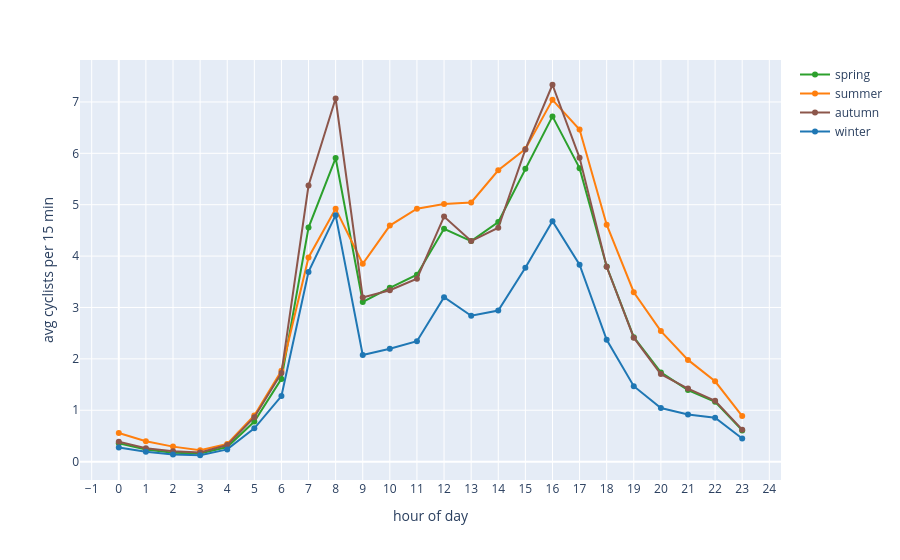

The notebook cell this image was saved under:
### Code cell
season_map = {12:"winter",1:"winter",2:"winter",3:"spring",4:"spring",5:"spring",6:"summer",7:"summer",8:"summer",9:"autumn",10:"autumn",11:"autumn"}
df_s = df.copy()
df_s["season"] = df_s["month"].map(season_map)
seasonal = df_s.groupby(["season","hour"])["count"].mean().reset_index()
fig = px.line(
        seasonal, x="hour", y="count", color="season",
        markers=True,
        labels={"hour":"hour of day","count":"avg cyclists per 15 min","season":""},
        color_discrete_map={"spring":"#2ca02c","summer":"#ff7f0e",
                            "autumn":"#8c564b","winter":"#1f77b4"},
        category_orders={"season":["spring","summer","autumn","winter"]},
)
fig.update_layout(xaxis=dict(tickmode="linear", dtick=1), hovermode="x unified")
fig

### Figure 1 — Plotly figure (JSON) as saved in the notebook; plotly's stock layout.template omitted (floating-point values rounded to 4 significant figures)
{"data": [{"hovertemplate": "=spring<br>hour of day=%{x}<br>avg cyclists per 15 min=%{y}<extra></extra>", "legendgroup": "spring", "line": {"color": "#2ca02c", "dash": "solid"}, "marker": {"symbol": "circle"}, "mode": "lines+markers", "name": "spring", "orientation": "v", "showlegend": true, "type": "scatter", "x": [0, 1, 2, 3, 4, 5, 6, 7, 8, 9, 10, 11, 12, 13, 14, 15, 16, 17, 18, 19, 20, 21, 22, 23], "xaxis": "x", "y": [0.3593, 0.2352, 0.1741, 0.1593, 0.2829, 0.7795, 1.61, 4.555, 5.909, 3.108, 3.382, 3.638, 4.533, 4.292, 4.664, 5.699, 6.719, 5.712, 3.797, 2.422, 1.736, 1.394, 1.164, 0.6082], "yaxis": "y"}, {"hovertemplate": "=summer<br>hour of day=%{x}<br>avg cyclists per 15 min=%{y}<extra></extra>", "legendgroup": "summer", "line": {"color": "#ff7f0e", "dash": "solid"}, "marker": {"symbol": "circle"}, "mode": "lines+markers", "name": "summer", "orientation": "v", "showlegend": true, "type": "scatter", "x": [0, 1, 2, 3, 4, 5, 6, 7, 8, 9, 10, 11, 12, 13, 14, 15, 16, 17, 18, 19, 20, 21, 22, 23], "xaxis": "x", "y": [0.5559, 0.3976, 0.292, 0.22, 0.3436, 0.8967, 1.768, 3.973, 4.92, 3.851, 4.594, 4.922, 5.012, 5.044, 5.67, 6.083, 7.041, 6.462, 4.611, 3.297, 2.54, 1.98, 1.564, 0.8868], "yaxis": "y"}, {"hovertemplate": "=autumn<br>hour of day=%{x}<br>avg cyclists per 15 min=%{y}<extra></extra>", "legendgroup": "autumn", "line": {"color": "#8c564b", "dash": "solid"}, "marker": {"symbol": "circle"}, "mode": "lines+markers", "name": "autumn", "orientation": "v", "showlegend": true, "type": "scatter", "x": [0, 1, 2, 3, 4, 5, 6, 7, 8, 9, 10, 11, 12, 13, 14, 15, 16, 17, 18, 19, 20, 21, 22, 23], "xaxis": "x", "y": [0.3863, 0.2625, 0.2024, 0.1791, 0.3218, 0.8646, 1.723, 5.372, 7.067, 3.196, 3.335, 3.559, 4.769, 4.292, 4.551, 6.076, 7.335, 5.912, 3.793, 2.412, 1.703, 1.422, 1.184, 0.6219], "yaxis": "y"}, {"hovertemplate": "=winter<br>hour of day=%{x}<br>avg cyclists per 15 min=%{y}<extra></extra>", "legendgroup": "winter", "line": {"color": "#1f77b4", "dash": "solid"}, "marker": {"symbol": "circle"}, "mode": "lines+markers", "name": "winter", "orientation": "v", "showlegend": true, "type": "scatter", "x": [0, 1, 2, 3, 4, 5, 6, 7, 8, 9, 10, 11, 12, 13, 14, 15, 16, 17, 18, 19, 20, 21, 22, 23], "xaxis": "x", "y": [0.2742, 0.1911, 0.1404, 0.1241, 0.2377, 0.6489, 1.276, 3.692, 4.797, 2.074, 2.199, 2.343, 3.198, 2.839, 2.941, 3.773, 4.679, 3.832, 2.372, 1.468, 1.043, 0.9192, 0.8532, 0.4511], "yaxis": "y"}], "layout": {"hovermode": "x unified", "legend": {"title": {"text": ""}, "tracegroupgap": 0}, "margin": {"t": 60}, "xaxis": {"anchor": "y", "domain": [0, 1], "dtick": 1, "tickmode": "linear", "title": {"text": "hour of day"}}, "yaxis": {"anchor": "x", "domain": [0, 1], "title": {"text": "avg cyclists per 15 min"}}}}
